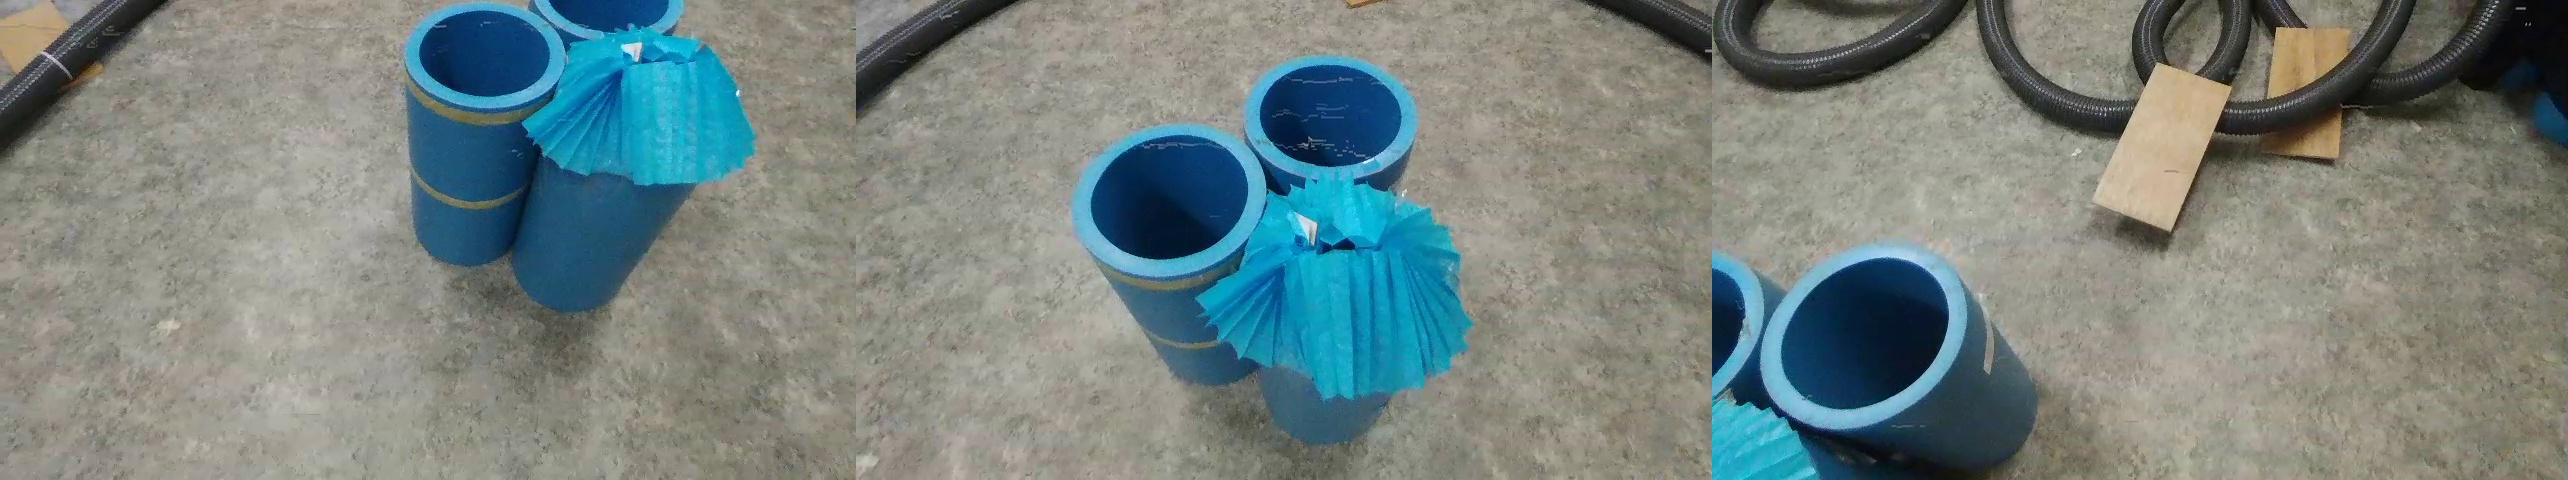

Here is the Python script that generated this plot:



# Merging images horizontally.

# This code is based upon the source code: min2bro, 12 July 2017 . [Internet]. Available: https://kanoki.org/2017/07/12/merge-images-with-python/. [Accessed: 14 March 2018]



import numpy as np
import cv2
import sys
import os
import operator 


from PIL import Image
from PIL import ImageDraw



# Load the images
DroneImages = ['UAV_first3.jpg', 'UAV_second3.jpg', 'UAV_third2.jpg']
DroneImg = [ Image.open(i) for i in DroneImages ]

# Resize the images to match the size of the smallest image 
MinDroneImageShape = sorted( [(np.sum(i.size), i.size ) for i in DroneImg])[0][1]

# Merge the images horizontally
DroneImageMerge = np.hstack( (np.asarray( i.resize(MinDroneImageShape,Image.ANTIALIAS) ) for i in DroneImg) )

# Creating an image memory 
DroneImageMerge = Image.fromarray(DroneImageMerge)

# Save the image
DroneImageMerge.save( 'MergeImages.jpg' )

# Plot the image 
DroneImageMerge.show()



